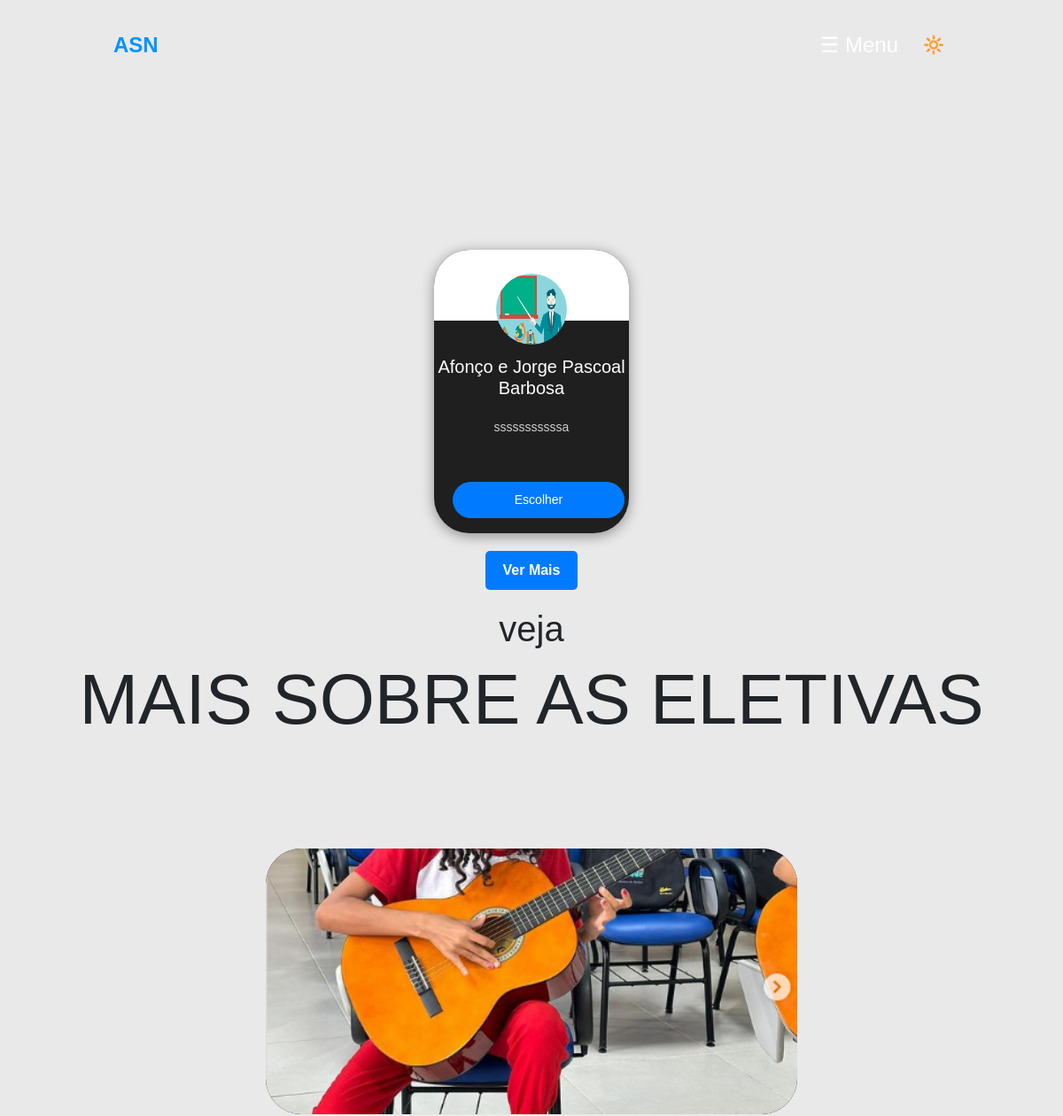
The page /eletivas/ (upper part) on the database as committed earlier.
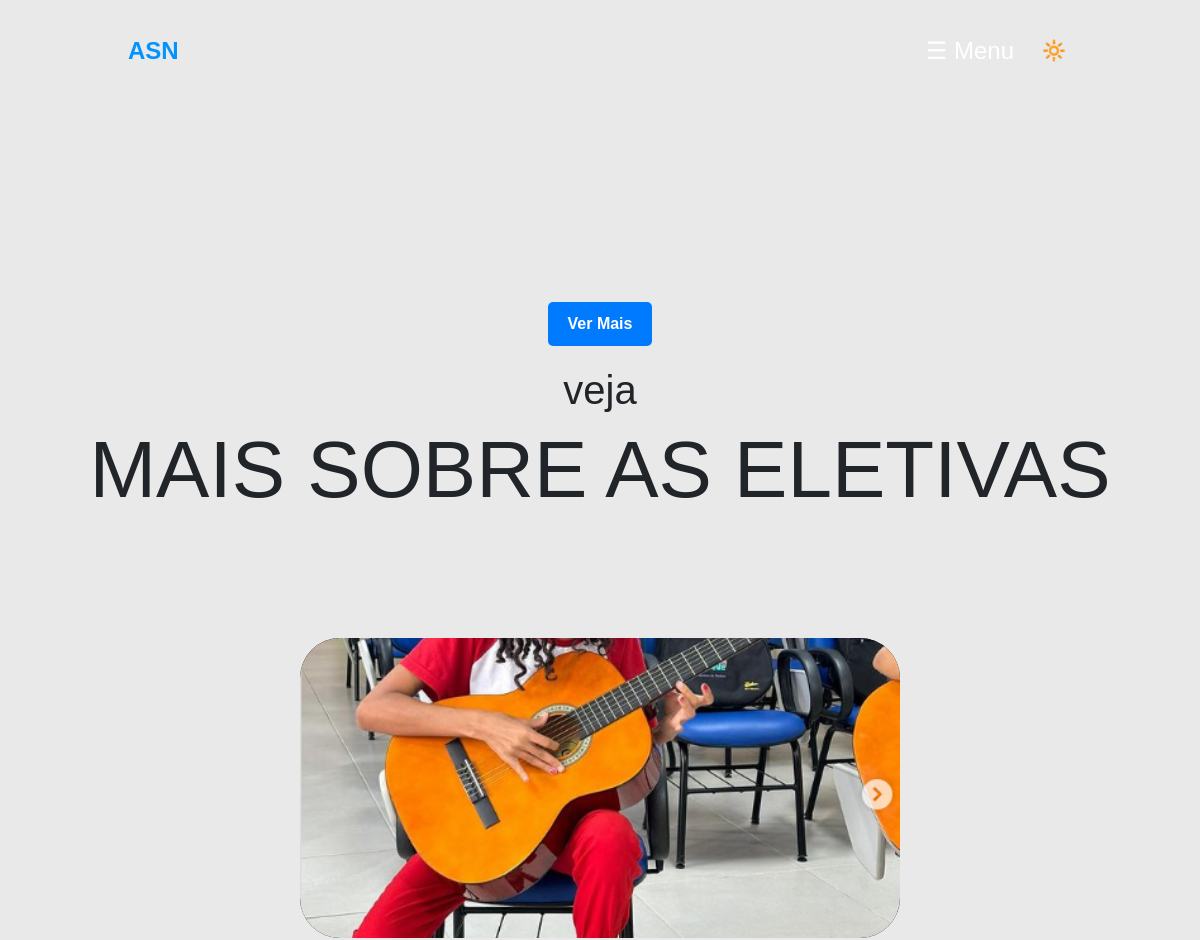
The same page on the database as committed later.
### Aplicativo/models.py (models this page shows)
class Eletivas(models.Model):
    titulo = models.CharField(max_length=50)
    descricao = models.TextField(max_length=150)
    imagem = models.ImageField(upload_to="img_eletivas/")
    link = models.URLField(max_length=100, null=True, blank=False)
    img_professores_eletiva = models.ImageField(upload_to="img_eletivas/img_professores_eletiva",null=True, blank=False)

### Aplicativo/views.py (the view)
# urls.py: path('eletivas/', eletivas,name='eletivas'),
def eletivas(request):
    dados = dados_universsais.copy()
    if ver_se_a_pagina_pode_funcionar('eletiva') == True:
        return render(request,'definir_as_paginas/acesso_bloqueado.html',dados)
    dados['pagina'] = "eletivas"
    dados['eletivas'] = Eletivas.objects.all().values()
    todos_professores = {}
    for i in dados['eletivas']:
        todos_professores[f"professor_de_{i['titulo']}"] = Professores.objects.filter(eletiva=f"{i['titulo']}").values()
    dados['todos_professores'] = todos_professores
    return render(request,'eletiva/eletivas.html',dados)

### Aplicativo/templatetags/pesquisa_de_professores.py (called while the page is built)
def pesquisar_professor(dict,nome_da_eletiva):
    var = dict.get(f'professor_de_{nome_da_eletiva}')
    tam_var = len(var)
    mensagem_final = ''
    if tam_var == 2:
        mensagem_final += f"{var[0].get('nome')} e {var[1].get('nome')}"
    elif tam_var == 1:
        mensagem_final += f"{var[0].get('nome')}"
    else:
        mensagem_final += "Nenhum professor nessa eletiva"
    return mensagem_final

### Aplicativo/views.py (called while the page is built)
def ver_se_a_pagina_pode_funcionar(pagina):
    try:
        paginaModels = PaginasUtilizaveis.objects.values().get(id=1)
    except:
        p1 = PaginasUtilizaveis(tutoria=True,eletiva=True,index=True,sobre=True)
        p1.save()
        return False
    if paginaModels[f'{pagina}'] != True:
        return True
    else:
        return False

### Aplicativo/templates/eletiva/eletivas.html (shortened to what this page needs)
{% load static %}
<!DOCTYPE html>
<html lang="en">
<head>
    <link rel="stylesheet" href="{% static 'css/styler_2.css'%} ">
    <link rel="stylesheet" href="{% static 'css/links_reutilizados.css'%} ">
    <link rel="stylesheet" href="https://cdn.jsdelivr.net/npm/bootstrap@4.0.0/dist/css/bootstrap.min.css">
</head>
<body>
    {% include 'codigos reutilizados/links_reutilizados.html' %}
    <div class="casdds">
        {% for i in eletivas %}
            <div class="card-1" data-materia="{{i.titulo}}" data-id="{{i.id}}" onmouseenter="entrou(this)" onmouseleave="saiu(this)">
                <div class="top-section" style=" background-image: url('../../../media/{{i.imagem}}');">
                    <img src="../../../media/{{i.img_professores_eletiva}}" alt="Wilmeika and Juliano">
                </div>
                {% load pesquisa_de_professores %}
                <div class="align">
                    <h2>{{todos_professores|pesquisar_professor:i.titulo}}</h2>
                    <p>{{i.descricao}}</p>
                </div>
                <button onclick="vai(this)" data-link="{{i.link}}">Escolher</button>
            </div>
        {% endfor%}
</div>
<section class="part">
    <a href="#" class="text-decoration-none botao-ver-mais">Ver Mais</a>
</section>
<section>
    <div class="ini">
        <h2>veja</h2>
        <h1 class="title-ele">MAIS SOBRE AS ELETIVAS</h1>
        <div class="eleti">
            <div class="div1">
                <img src="../../../media/img_fixas/Sem título.png" alt="">
            </div>
        </div>
    </div>
</section>
{% include 'codigos reutilizados/footer.html' %}
</body>
</html>

Rows that differ between the two databases and show on the page:
removed Eletivas: img_professores_eletiva (picture), titulo "Afonço e Jorge Pascoal Barbosa", descricao "sssssssssssa"
